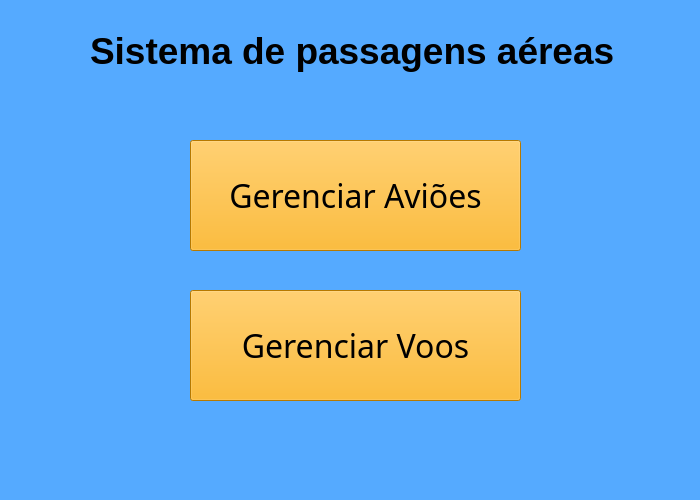
<?xml version="1.0" encoding="UTF-8"?>
<ui version="4.0">
 <class>Sistema</class>
 <widget class="QMainWindow" name="Sistema">
  <property name="geometry">
   <rect>
    <x>0</x>
    <y>0</y>
    <width>700</width>
    <height>500</height>
   </rect>
  </property>
  <property name="minimumSize">
   <size>
    <width>700</width>
    <height>500</height>
   </size>
  </property>
  <property name="font">
   <font>
    <family>Arboria-Black</family>
    <pointsize>24</pointsize>
   </font>
  </property>
  <property name="windowTitle">
   <string>MainWindow</string>
  </property>
  <property name="styleSheet">
   <string notr="true">background-color: rgb(85, 170, 255);</string>
  </property>
  <widget class="QWidget" name="centralwidget">
   <widget class="QPushButton" name="botao_voo">
    <property name="geometry">
     <rect>
      <x>190</x>
      <y>290</y>
      <width>331</width>
      <height>111</height>
     </rect>
    </property>
    <property name="font">
     <font>
      <family>Arboria-Black</family>
      <pointsize>24</pointsize>
     </font>
    </property>
    <property name="styleSheet">
     <string notr="true">background-color: rgb(255, 170, 0);</string>
    </property>
    <property name="text">
     <string>Gerenciar Voos</string>
    </property>
   </widget>
   <widget class="QPushButton" name="botao_aviao">
    <property name="geometry">
     <rect>
      <x>190</x>
      <y>140</y>
      <width>331</width>
      <height>111</height>
     </rect>
    </property>
    <property name="font">
     <font>
      <family>Arboria-Black</family>
      <pointsize>24</pointsize>
     </font>
    </property>
    <property name="styleSheet">
     <string notr="true">background-color: rgb(255, 170, 0);</string>
    </property>
    <property name="text">
     <string>Gerenciar Aviões</string>
    </property>
   </widget>
   <widget class="QLabel" name="label_titulo">
    <property name="geometry">
     <rect>
      <x>90</x>
      <y>20</y>
      <width>551</width>
      <height>61</height>
     </rect>
    </property>
    <property name="font">
     <font>
      <pointsize>28</pointsize>
      <weight>75</weight>
      <italic>false</italic>
      <bold>true</bold>
     </font>
    </property>
    <property name="text">
     <string>Sistema de passagens aéreas</string>
    </property>
   </widget>
  </widget>
  <widget class="QStatusBar" name="statusbar"/>
  <widget class="QMenuBar" name="menubar">
   <property name="geometry">
    <rect>
     <x>0</x>
     <y>0</y>
     <width>700</width>
     <height>21</height>
    </rect>
   </property>
  </widget>
 </widget>
 <resources/>
 <connections/>
</ui>
